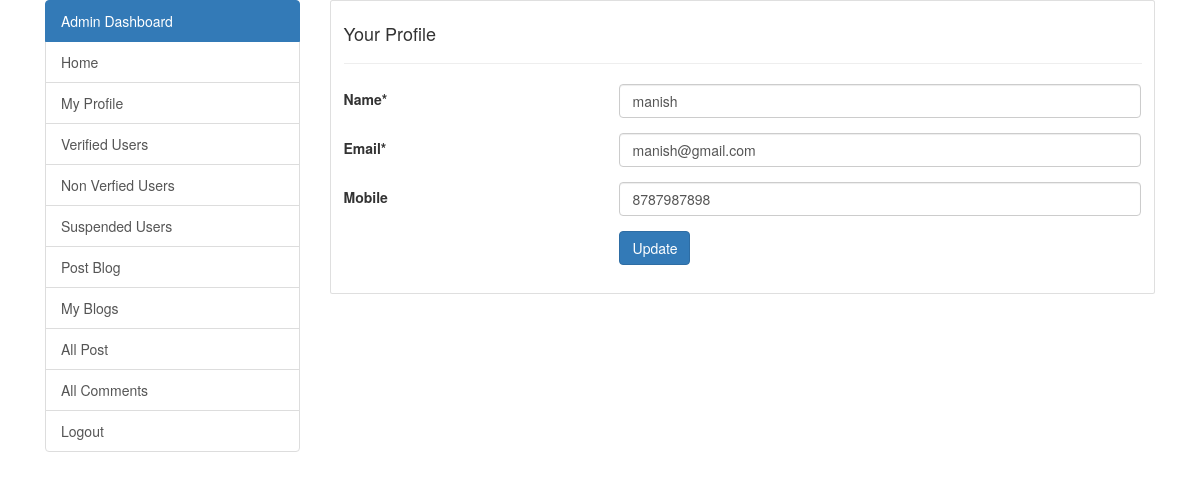
The app's page /db.php?suedit2=7 with its own data.
### tables this page shows
CREATE TABLE `user` (
  `id` int(11) NOT NULL,
  `name` varchar(200) NOT NULL,
  `email` varchar(200) NOT NULL,
  `password` varchar(200) NOT NULL,
  `contact` varchar(200) NOT NULL,
  `image` varchar(300) NOT NULL,
  `role` varchar(10) NOT NULL DEFAULT 'user',
  `isverify` int(11) NOT NULL DEFAULT '0',
  `suspend` int(11) NOT NULL DEFAULT '0'
);

### suedit.php (the view)
<?php
    $role= $_SESSION['r'];
    $sql="select * from user where id='$uid'";
    $result=mysqli_query($conn,$sql);
    $row=mysqli_fetch_array($result);
    $name=$row['name'];
    $email=$row['email'];
    $contact=$row['contact'];
    if($role=='user')
{
  include 'userheader.php';
}
else
{
  include 'adminheader.php';
}
?>
    <div class="col-md-9">
        <div class="card">
            <div class="card-body">
                <div class="row">
                    <div class="col-md-12">
                        <h4>Your Profile</h4>
                        <hr>
                    </div>
                </div>
                <div class="row">
                    <div class="col-md-12">
                        <form action="db.php?suupdate=<?php echo $uid;?>" method="POST">
                              <div class="form-group row">
                                <label  class="col-4 col-form-label">Name*</label>
                                <div class="col-8">
                                <input type="text" name="name" value="<?php echo $name;?>" class="form-control">
                                </div>
                              </div>
                              <div class="form-group row">
                                <label for="email" class="col-4 col-form-label">Email*</label>
                                <div class="col-8">
                              <input type="text" name="email" value="<?php echo $email;?>" class="form-control">
                                </div>
                              </div>
                              <div class="form-group row">
                                <label for="text" class="col-4 col-form-label">Mobile</label>
                                <div class="col-8">
                             <input type="text" name="contact" value="<?php echo $contact;?>" class="form-control">
                                </div>
                              </div>
                              <div class="form-group row">
                                <div class="offset-4 col-8">
                                 <input type="submit" name="suupdate" value="Update" class="btn btn-primary">
                                 </div>
                              </div>
                            </form>
                    </div>
                </div>
            </div>
        </div>
    </div>
  </div>
</div>
</body>
</html>

### records on screen
user: name "manish", email "manish@gmail.com", contact "8787987898"
